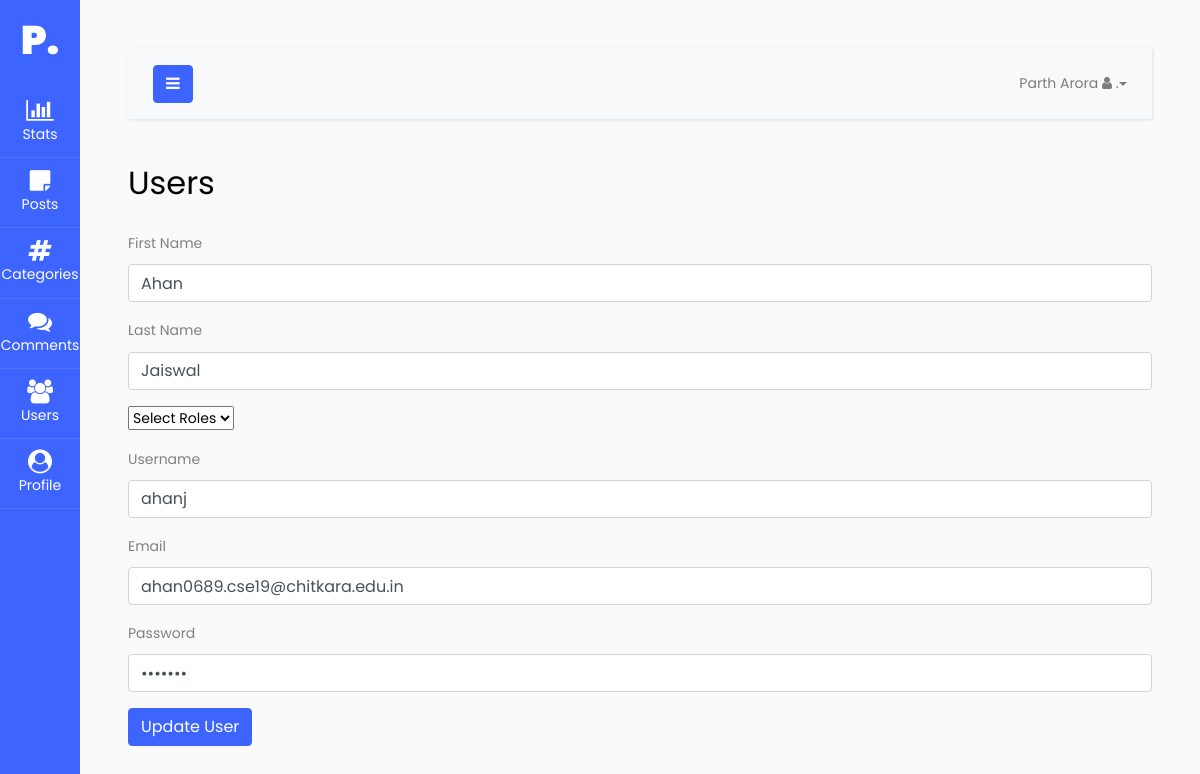
/admin/users.php?source=update_users&p_id=1 (signed in), run on the app's committed database.
### tables this page shows
CREATE TABLE `users` (
  `user_id` int(3) NOT NULL,
  `user_name` varchar(255) NOT NULL,
  `user_password` varchar(255) NOT NULL,
  `user_fname` varchar(255) NOT NULL,
  `user_lname` varchar(255) NOT NULL,
  `user_email` varchar(255) NOT NULL,
  `user_image` varchar(255) NOT NULL DEFAULT 'comment.png',
  `user_role` varchar(255) NOT NULL DEFAULT 'Member',
  `randSalt` varchar(255) NOT NULL
);

### admin/root/update_users.php (the view, shortened to what this page needs)
<?php
if(isset($_GET['p_id'])) {
    $update_id = $_GET['p_id'];
}
                            $query = "SELECT * FROM users WHERE user_id = {$update_id}";
                            $select_users = mysqli_query($connection,$query);
                            while($row = mysqli_fetch_assoc($select_users)) {
                                $user_fname = $row['user_fname'];
                                $user_lname = $row['user_lname'];
                                $user_name = $row['user_name'];
                                $user_email = $row['user_email'];
                                $user_password = $row['user_password'];
                            }
?>
<form action="" method="post" enctype="multipart/form-data">
<div class="form-group">
    <label for="user_fname">First Name</label>
    <input type="text" value="<?php echo $user_fname; ?>" class="form-control" name="user_fname">
</div>
<div class="form-group">
    <label for="user_lname">Last Name</label>
    <input type="text" value="<?php echo $user_lname; ?>" class="form-control" name="user_lname">
</div>
<div class="form-group">
    <select name="user_role" id="">
    <option value='Member'>Select Roles</option>
    </select>
</div>
<div class="form-group">
    <label for="user_name">Username</label>
    <input type="text" value="<?php echo $user_name; ?>" class="form-control" name="user_name">
</div>
<div class="form-group">
    <label for="user_email">Email</label>
    <input type="email" value="<?php echo $user_email; ?>" class="form-control" name="user_email">
</div>
<div class="form-group">
    <label for="user_password">Password</label>
    <input type="password" value="<?php echo $user_password; ?>" class="form-control" name="user_password">
</div>
<div class="form-group">
    <input type="submit" class="btn btn-primary" class="form-control" name="update_user" value="Update User">
</div>
</form>

### data on the page
users: user_fname "Ahan", user_lname "Jaiswal", user_name "ahanj", user_email "ahan0689.cse19@chitkara.edu.in"

### other printed values
$_SESSION['user_fname'] "Parth"
$_SESSION['user_lname'] "Arora"
